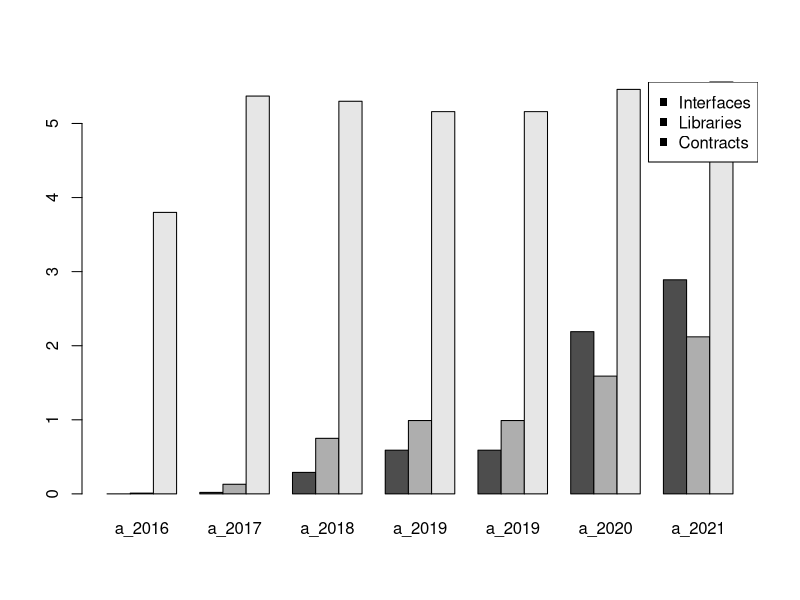

Source code (R):
a_2016 <- c(0.0, .01, 3.8)
a_2017 <- c(0.02, 0.13, 5.37)
a_2018 <- c(0.29, 0.75, 5.3)
a_2019 <- c(0.59, 0.99, 5.16)
a_2020 <- c(2.19, 1.59, 5.46)
a_2021 <- c(2.89, 2.12, 5.56)
test <- cbind(a_2016, a_2017, a_2018, a_2019, a_2019, a_2020, a_2021)


barplot(test,beside=T, legend=TRUE)
legend("topright", legend = c("Interfaces", "Libraries", "Contracts"), pch = 15)
